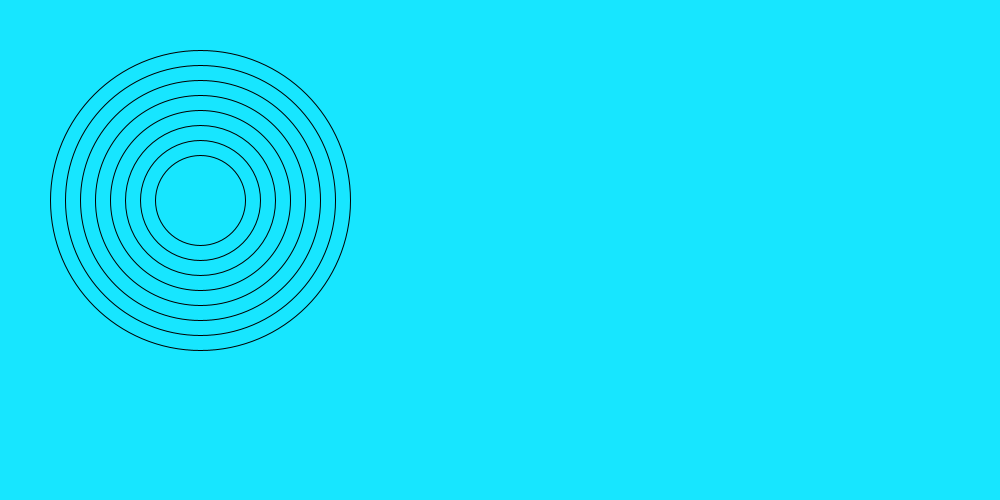
Frame 1 (no input)
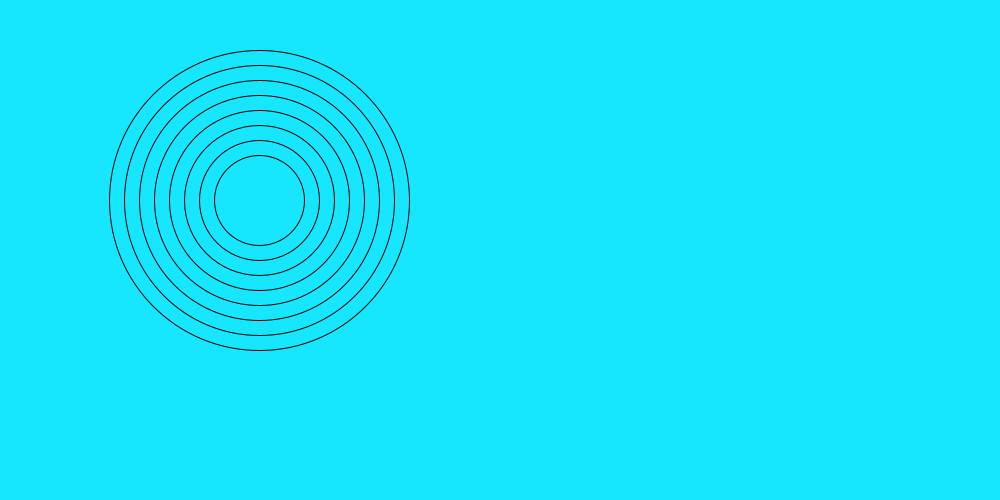
Frame 60 (the mouse pressed at the canvas centre just before this capture)
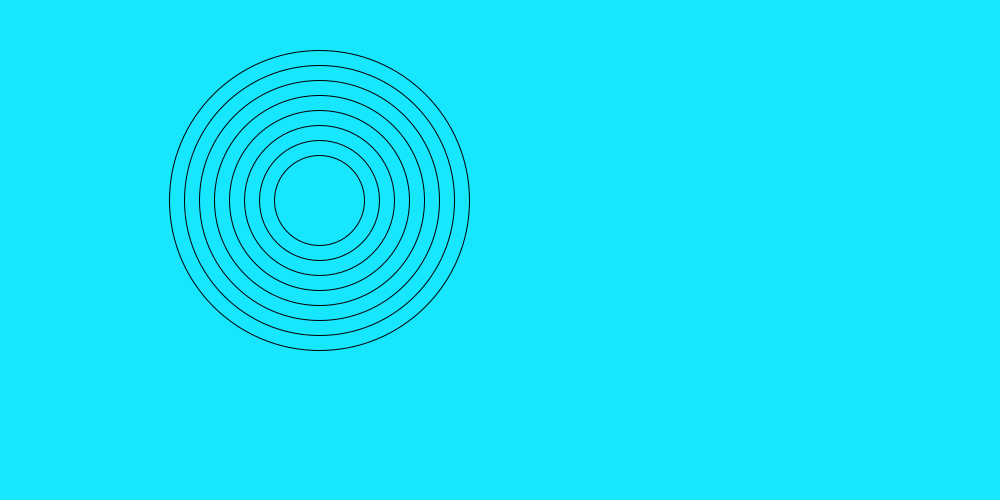
Frame 120 (the mouse held since frame 60 and released just before this capture)

The Processing sketch that drew these frames (run headless with seeded random() and noise(); from frame 60 on, the mouse is pressed at the canvas centre):

// Processing sketch: amazing_rings
// ── amazing_rings.pde

  /*** Go to the recipe to run the demonstration before starting this program ***/
int x = 200;
int speed = 1;
int sizeW=855;
int z=-30;
void setup() {
  /* Set the size of your sketch to be a rectangle like in the recipe demonstration */
  size(1000,500);
  /* Call the noFill() command so all the ellipses will be transparent */
  noFill();
}

void draw() {
background(23,230,255);
        /* Use a for loop to make the first set of rings that will start in the left half of the window
        (you can use the code from your Bullseye program).*/    
  
int h=300;

  for(int b=0;b<8;b++){
    ellipse(x,200,h,h);
    h-=30; //decrease h by 30
  }
        
        /*Make this set of rings move across the sketch to the right 
        Hint: make two variables, one for x and another for the speed. 
        Then increase x by the amount in speed */
 x+=speed;
        
        /*When the rings reach the right side of the sketch, reverse the direction so they move.
        Hint: speed = -speed */
if(x>=sizeW){
      speed=-speed;   
}
        /*When the rings reach the left side of the sketch, reverse the direction again */
      if(x<=z){
       speed=-speed; 
      }
 //CHALLENGE - to finish the Amazing Rings 
 
        /*Add another for loop to draw the second set of rings that will start in the right half of the window */
        
        
        /*Make this set of rings move in the opposite direction to the other rings 
        These rings must also "bounce" off the sides of the window.*/
        
}
